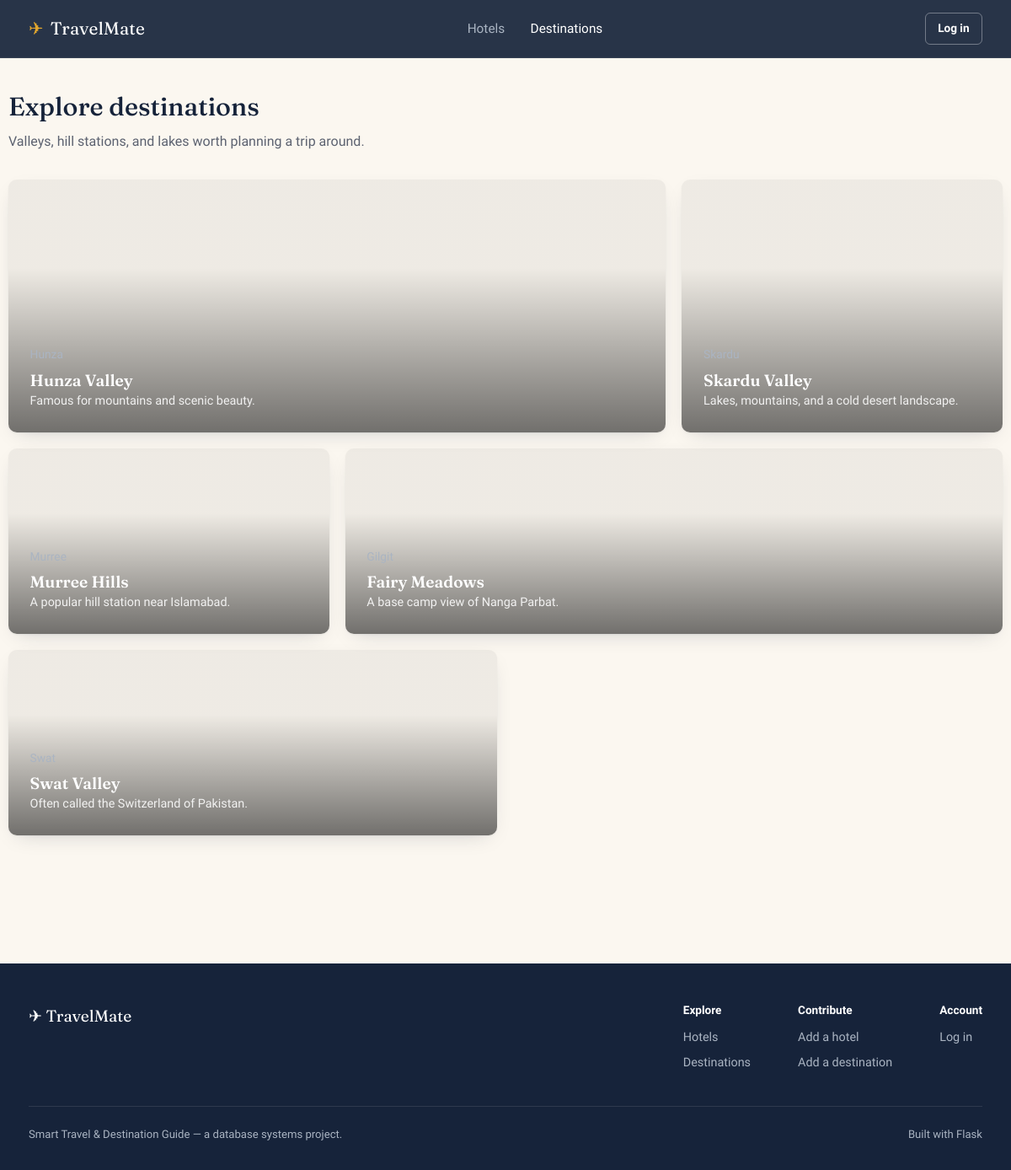
The page /destinations on the database its author committed.
### models.py (models this page shows)
class Destination(db.Model):
    __tablename__ = "destinations"
    id = db.Column(db.Integer, primary_key=True)
    name = db.Column(db.String(120), nullable=False)
    city = db.Column(db.String(100), nullable=False)
    description = db.Column(db.Text)
    image_url = db.Column(db.String(500))
    travel_tips = db.Column(db.Text)
    added_by = db.Column(db.Integer, db.ForeignKey("users.id", ondelete="SET NULL"))
    attractions = db.relationship("Attraction", backref="destination", cascade="all, delete-orphan", lazy=True)

### app.py (the view)
@app.route("/destinations")
def destinations():
    destination_list = Destination.query.all()
    return render_template("destinations.html", destinations=destination_list)

### app.py (called while the page is built)
def current_user():
    user_id = session.get("user_id")
    if not user_id:
        return None
    return db.session.get(User, user_id)

@app.context_processor
def inject_user():
    return {"current_user": current_user()}

### templates/destinations.html (shortened to what this page needs)
{% extends "base.html" %}
{% block content %}
<section class="section container" style="padding-top:2.5rem;">
  <div class="section-head">
    <div>
      <h1 style="font-size:1.9rem;">Explore destinations</h1>
      <p>Valleys, hill stations, and lakes worth planning a trip around.</p>
    </div>
  </div>
  {% if destinations %}
  <div class="dest-grid">
    {% for d in destinations %}
    <a href="{{ url_for('destination_detail', destination_id=d.id) }}" class="dest-card" style="--tint: {% if d.image_url %}url('{{ d.image_url }}') center/cover no-repeat{% else %}{{ d.city|city_gradient }}{% endif %};">
      <p class="dest-city">{{ d.city }}</p>
      <h3>{{ d.name }}</h3>
      <p>{{ d.description }}</p>
    </a>
    {% endfor %}
  </div>
  {% else %}
  <div class="empty-state">
    <h3>No destinations yet</h3>
    <p>Add the first destination guide.</p>
    <a href="{{ url_for('add_destination') }}" class="btn btn-primary btn-sm">Add a destination</a>
  </div>
  {% endif %}
</section>
{% endblock %}

### static/css/style.css (style rules this page uses)
:root { --ink: #16233a; --ink-soft: #223349; --ink-tint: #2c3e58; --paper: #fbf7f0; --paper-dim: #f1ebdc; --paper-line: rgba(22, 35, 58, 0.12); --marigold: #e3a72e; --marigold-dark: #b9840f; --teal: #2f6f62; --teal-dark: #204d43; --brick: #a8452f; --text: #232833; --text-muted: #5c6270; --text-on-ink: #eef1f3; --text-on-ink-muted: #aab4c2; --font-display: "Fraunces", "Iowan Old Style", Georgia, serif; --font-body: "Work Sans", "Segoe UI", sans-serif; --radius-s: 6px; --radius-m: 10px; --shadow-card: 0 1px 2px rgba(22, 35, 58, 0.06), 0 8px 24px -12px rgba(22, 35, 58, 0.25); --shadow-float: 0 20px 50px -20px rgba(22, 35, 58, 0.45); --max-width: 1180px; }
*, *::before, *::after { box-sizing: border-box; }
html { scroll-behavior: smooth; }
body { margin: 0; font-family: var(--font-body); background: var(--paper); color: var(--text); line-height: 1.55; -webkit-font-smoothing: antialiased; }
h1, h2, h3, h4 { font-family: var(--font-display); color: var(--ink); line-height: 1.15; margin: 0 0 0.4em; font-weight: 600; }
h1 { font-size: clamp(2.1rem, 4vw, 3.4rem); font-weight: 500; }
h3 { font-size: 1.2rem; }
p { margin: 0 0 1em; color: var(--text); max-width: 62ch; }
a { color: inherit; text-decoration: none; }
.container { max-width: var(--max-width); margin: 0 auto; padding: 0 1.5rem; }
.section { padding: 4.5rem 0; }
.section-head { display: flex; justify-content: space-between; align-items: flex-end; gap: 1rem; margin-bottom: 2rem; flex-wrap: wrap; }
.section-head p { margin: 0; color: var(--text-muted); }
.dest-grid { display: grid; grid-template-columns: repeat(6, 1fr); gap: 1.2rem; }
.dest-card { grid-column: span 3; position: relative; border-radius: var(--radius-m); padding: 1.6rem; min-height: 220px; display: flex; flex-direction: column; justify-content: flex-end; color: #fff; overflow: hidden; box-shadow: var(--shadow-card); }
.dest-card:nth-child(1) { grid-column: span 4; min-height: 300px; }
.dest-card:nth-child(2) { grid-column: span 2; }
.dest-card:nth-child(3) { grid-column: span 2; }
.dest-card:nth-child(4) { grid-column: span 4; }
.dest-card:nth-child(5) { grid-column: span 3; }
.dest-card::before { content: ""; position: absolute; inset: 0; background: var(--tint, var(--ink)); z-index: 0; }
.dest-card::after { content: ""; position: absolute; inset: 0; background: linear-gradient(0deg, rgba(0,0,0,0.55) 0%, rgba(0,0,0,0.05) 65%); z-index: 0; }
.dest-card > * { position: relative; z-index: 1; }
.dest-card h3 { color: #fff; margin-bottom: 0.2rem; }
.dest-card .dest-city { color: var(--text-on-ink-muted); font-size: 0.86rem; margin-bottom: 0.5rem; }
.dest-card p { color: rgba(255,255,255,0.88); font-size: 0.9rem; margin: 0; }

### rows shown on the page
Destination: name "Hunza Valley", description "Famous for mountains and scenic beauty."
Destination: name "Skardu Valley", description "Lakes, mountains, and a cold desert landscape."
Destination: city "Murree", name "Murree Hills", description "A popular hill station near Islamabad."
Destination: city "Gilgit", name "Fairy Meadows", description "A base camp view of Nanga Parbat."
Destination: city "Swat", name "Swat Valley", description "Often called the Switzerland of Pakistan."
